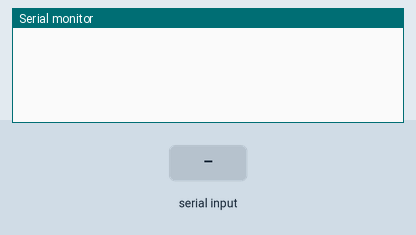
Recording of a sketch running on a simulated Arduino Uno, built with avr-gcc and run on an emulated ATmega328P. On the bench: the last lines printed to the serial monitor. The inputs (shaded band) are chosen by the test bench.

Above: at 1.2 s.
1.3 s: "90,45\n" received over Serial
At 2.4 s:
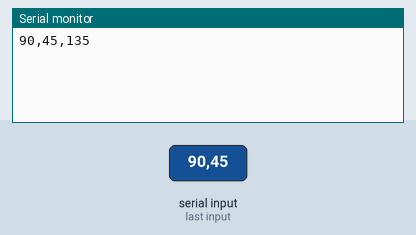
4.3 s: "30,150\n" received over Serial
At 4.7 s:
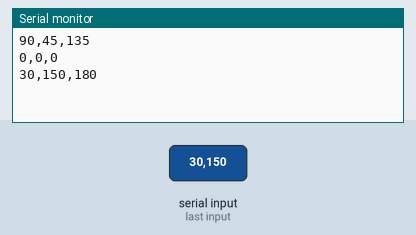
Timing chart, 0 to 7.3 s (numbered marks = the images above; inputs shaded):
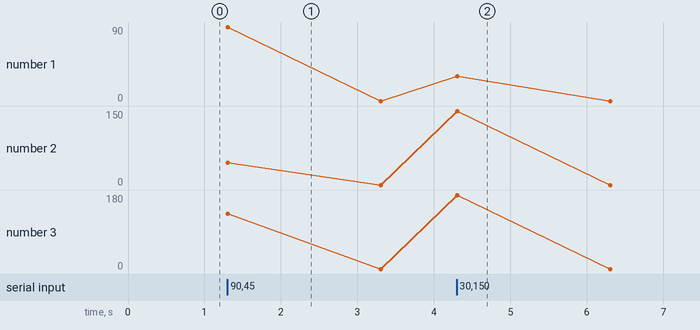

Measured:
- after the input at 1.3 s, the serial monitor: prints a new line at once (image 1)
- after the input at 4.3 s, the serial monitor: prints a new line at once (image 2)

The sketch:

arduino_com.ino
```cpp
/*
Program: Receive Integers From Raspberry Pi
File: receive_ints_from_raspberrypi.ino
Description: Receive integers from a Raspberry Pi
Author: Addison Sears-Collins
Website: https://automaticaddison.com
Date: July 5, 2020
*/

// Initialize the integer variables
int x = 90;
int y = 90;

int sum = 0;

void setup(){

  // Set the baud rate
  Serial.begin(9600);

}

void loop(){

  if(Serial.available() > 0) {
    x = Serial.parseInt();
    y = Serial.parseInt();

    // Compute a sum to prove we have integers
    sum = x + y;

    // We do println to add a new line character '\n' at the end
    // of the comma-separated stream of integers
    Serial.print(x); Serial.print(",");
    Serial.print(y); Serial.print(",");
    Serial.println(sum);
  }
}
```
